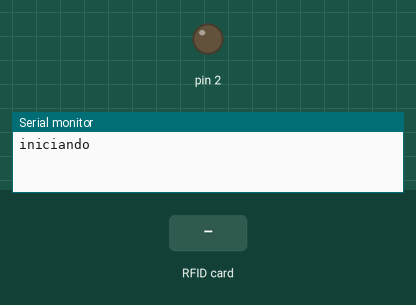
This sketch was run on a simulated Arduino Uno, built with avr-gcc and run on an emulated ATmega328P. On the bench: output pins drawn as LEDs (lit = HIGH), the last lines printed to the serial monitor. The inputs (shaded band) are chosen by the test bench. Pins used as bus, display or sensor lines are not drawn.

Above: at 1.2 s.
1.3 s: RFID card 5E 7A 19 C4 held to the reader
At 1.38 s:
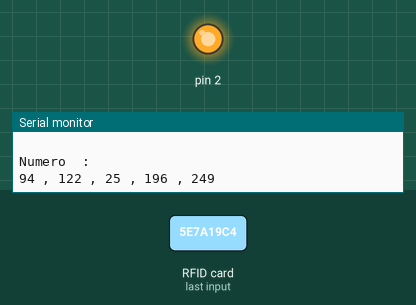
Timing chart, 0 to 4.3 s (numbered marks = the images above; inputs shaded):
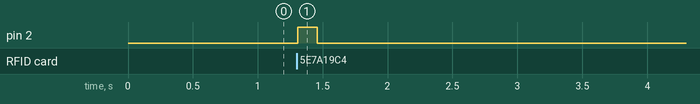

The sketch:

RFID.ino
```cpp
#include <SPI.h>
#include <RFID.h>

RFID rfid(10,5);

void setup()
{
  Serial.begin(9600);
  Serial.println("iniciando");
  SPI.begin();
  rfid.init();

  pinMode(2, OUTPUT);
  digitalWrite(2, 0);

}

void loop()
{
    if (rfid.isCard()) {

          Serial.println("IS CARD");

          if (rfid.readCardSerial()) {

                        Serial.println(" ");
                        Serial.println("Numero  : ");
			Serial.print(rfid.serNum[0],DEC);
                        Serial.print(" , ");
			Serial.print(rfid.serNum[1],DEC);
                        Serial.print(" , ");
			Serial.print(rfid.serNum[2],DEC);
                        Serial.print(" , ");
			Serial.print(rfid.serNum[3],DEC);
                        Serial.print(" , ");
			Serial.print(rfid.serNum[4],DEC);
                        Serial.println(" ");
                        digitalWrite(2,1);
                        delay(150);
                        digitalWrite(2,0);
                        delay(1000);
          }

    }

    rfid.halt();
}
```

Measured:
- after the input at 1.3 s, pin 2: LOW → HIGH at once, → LOW 0.15 s later
